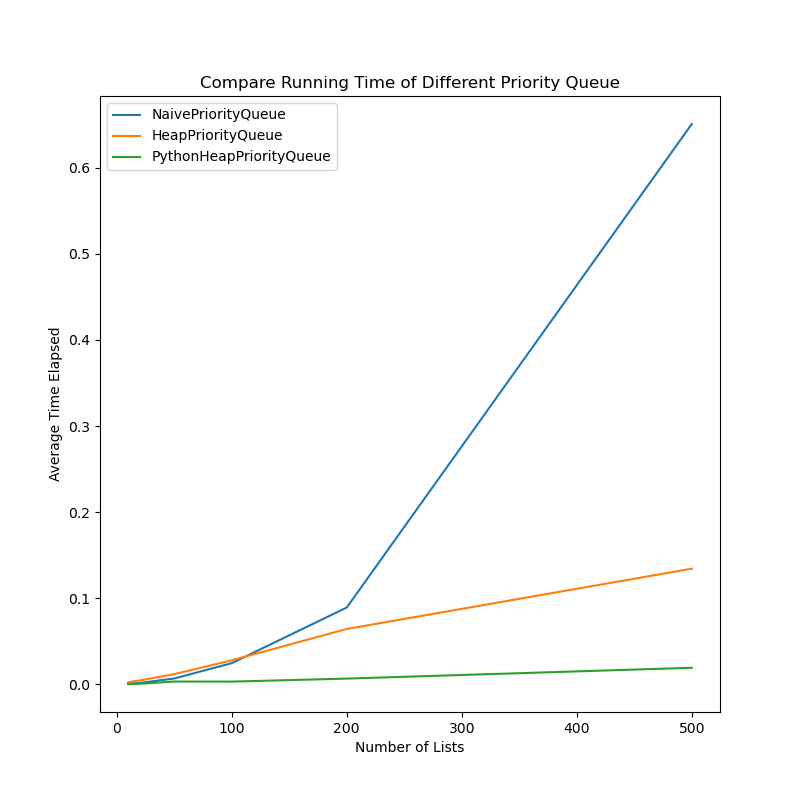

Reproduce this figure in Python.
from P3 import PythonHeapPriorityQueue, HeapPriorityQueue, NaivePriorityQueue, PriorityQueue
from time import time
from random import sample
import matplotlib.pyplot as plt


def mergesortedlists(lists, pqclass=PriorityQueue):
    merged = []
    pq = pqclass(len(lists))
    for i, l in enumerate(lists):
        pq.put((l.pop(0), i))

    while pq:
        ele, i = pq.get()
        merged.append(ele)
        if lists[i]:
            pq.put((lists[i].pop(0), i))

    return merged


def generatelists(n, length=20, dictionary_path='./words.txt'):
    with open(dictionary_path, 'r') as f:
        words = [w.strip() for w in f.readlines()]
    lists = []
    for _ in range(n):
        lists.append(sorted(sample(words, length)))
    return lists


def timeit(ns=(10, 20, 50, 100, 200, 500), pqclass=PriorityQueue, n_average=5):
    elapsed = []
    for n in ns:
        timeaccum = 0
        for _ in range(n_average):
            lists = generatelists(n)
            start = time()
            merged = mergesortedlists(lists, pqclass)
            end   = time()
            timeaccum += end-start
        elapsed.append(timeaccum / n_average)
    return elapsed


ns = (10, 20, 50, 100, 200, 500)
time_NaivePriorityQueue = timeit(ns, NaivePriorityQueue)
time_HeapPriorityQueue = timeit(ns, HeapPriorityQueue)
time_PythonHeapPriorityQueue = timeit(ns, PythonHeapPriorityQueue)

plt.figure(figsize=(8, 8))
plt.plot(ns, time_NaivePriorityQueue, label="NaivePriorityQueue")
plt.plot(ns, time_HeapPriorityQueue, label="HeapPriorityQueue")
plt.plot(ns, time_PythonHeapPriorityQueue, label="PythonHeapPriorityQueue")
plt.xlabel("Number of Lists")
plt.ylabel("Average Time Elapsed")
plt.title("Compare Running Time of Different Priority Queue")
plt.legend()
plt.show()
# plt.savefig("./P3-C.png")

